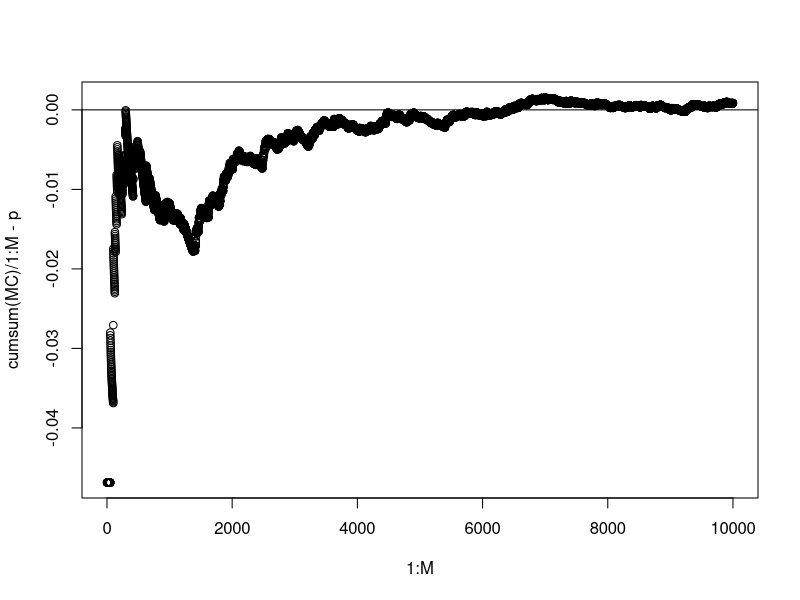

R code for this plot:
#Monte-Carlo Simulations 

# Example 1: When rolling two  independent fair 8-sided dice, 
# what is the probability of their sum to be equal 14? 

M <- 10000
MC <- 1:M 

for (i in 1:M){
  d1 <- sample(1:8, size = 1)
  d2 <- sample(1:8, size = 1)
  MC[i] <- d1 + d2 == 14
}

pest <- sum(MC)/M
p <- 3/64
pest
p

plot(1:M, cumsum(MC) / 1:M - p)
abline(h = 0)


# Example 2: Let X1~N(1,4), X2~N(-1,4), X3~N(0,9). Estimate E(X1+X2-X3)^2 
# and probability that X1+X2-2*X3>0. 

M <- 1000000
MC1 <- 1:M 
MC2 <- 1:M 

for (i in 1:M){
  X1 <- rnorm(1, mean = 1, sd = 2)
  X2 <- rnorm(1, mean = -1, sd = 2)
  X3 <- rnorm(1, mean = 0, sd = 3)
  MC1[i] <- (X1 + X2 - X3)^2
  MC2[i] <- X1 + X2 - 2 * X3 > 0
}

Eest <- mean(MC1)
Eest

pest <- mean(MC2)
pest

# Exercise 1
# The initial price of a Tesla stock is equal to 100$. 
# Lets say that the price of the stock every day grows by 0.5% 
# with probability 0.4, declines by 0.3 % with probability 0.35 
# or remains the same. What is the probability that in 1 year (365 days)
# the price of the stock is going to be higher than 150$.


# Exercise 2
# Simulate a point on a 2 dimensional plane that is chosen uniformly
# in the square with side equal to 2 and center at the beginning of the coordinates. 
# Estimate the probability p that such point falls inside of a unit circle. 
# Calculate 4*p and explain what number it is. 

#sk-b8be09c1847f4220bdd00ef2f5536edc
#8a0f2f9e0051465e8a78e2d9488d20a9.ofwYf8Rqx6NtKH9S



